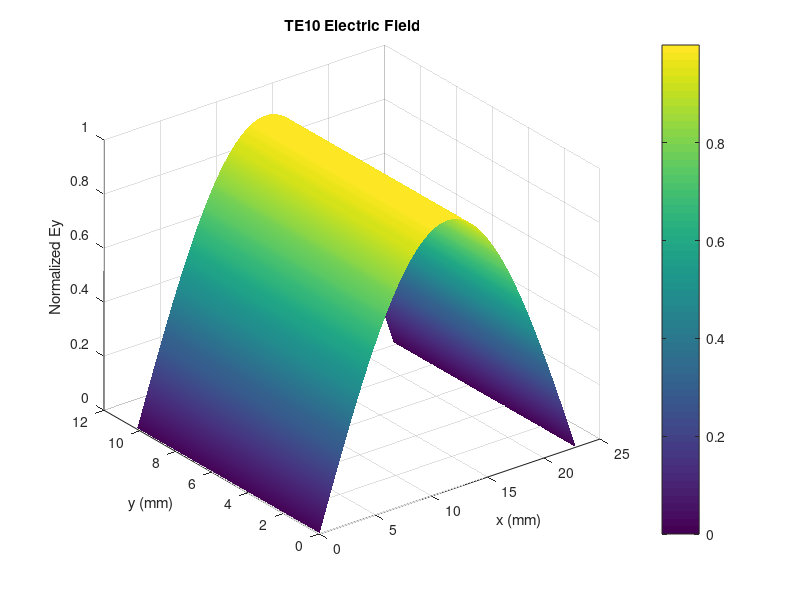
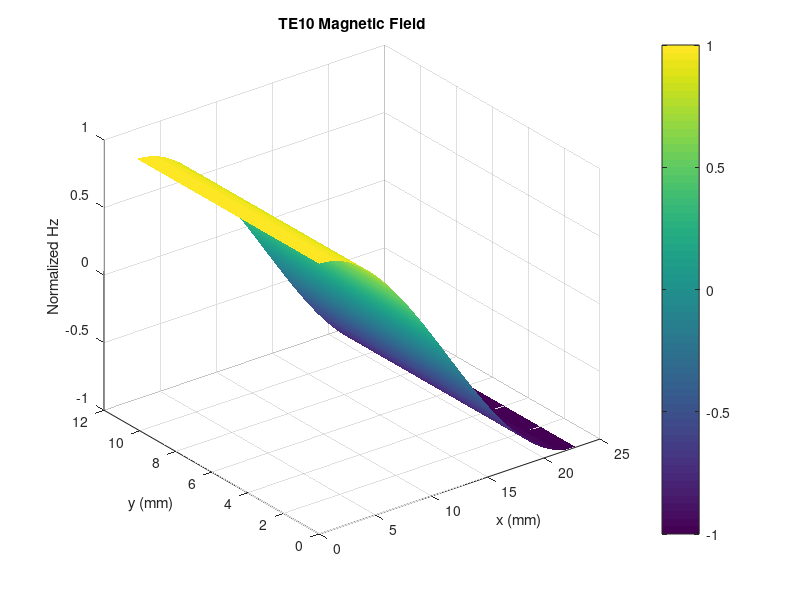
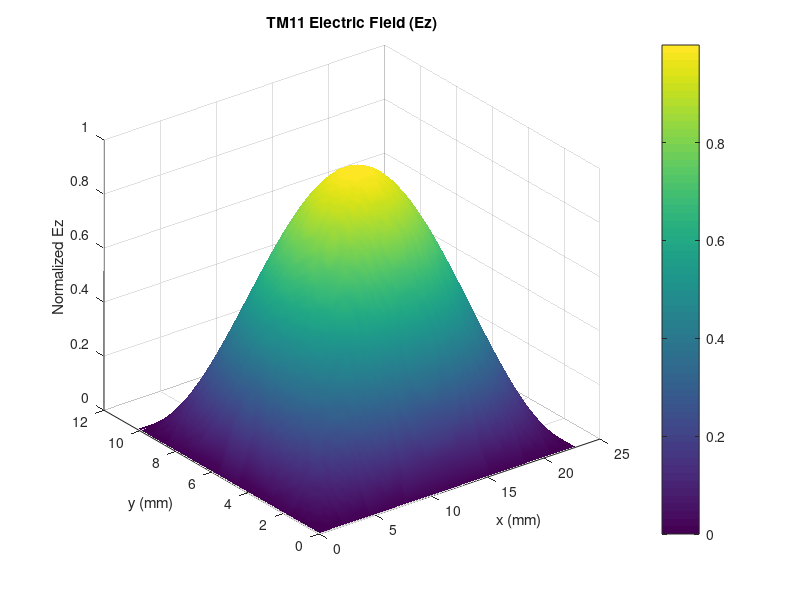
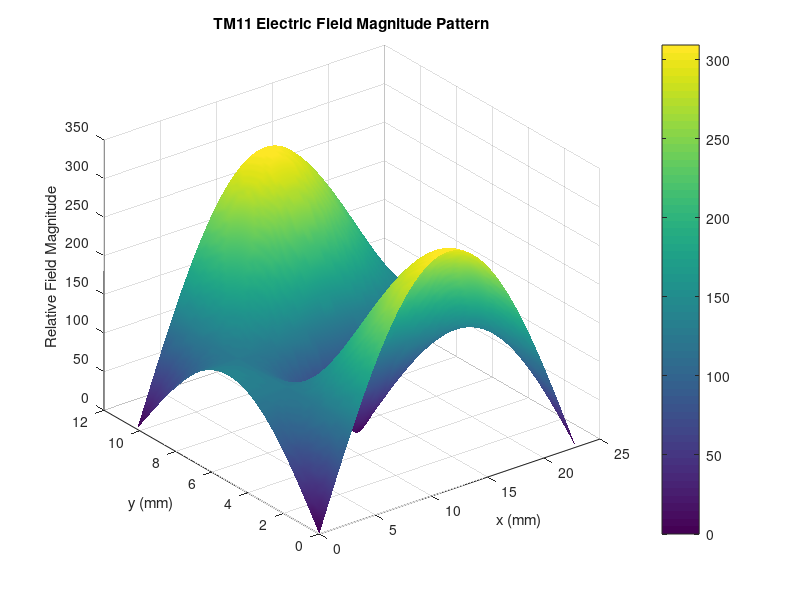

These charts were generated, in order, by the following MATLAB code:

clc;
clear;
close all;

% WR-90 Waveguide Parameters
a = 22.86e-3;
b = 10.16e-3;
f = 10e9;
c = 3e8;
mu0 = 4*pi*1e-7;
eps0 = 1/(mu0*c^2);

k0 = 2*pi*f/c;

% Cutoff Frequencies
fc_TE10 = c/(2*a);
fc_TM11 = (c/2)*sqrt((1/a)^2 + (1/b)^2);

% Propagation Constants
kc_TE10 = pi/a;
kc_TM11 = pi*sqrt((1/a)^2 + (1/b)^2);

beta_TE10 = sqrt(k0^2 - kc_TE10^2);
beta_TM11 = sqrt(complex(k0^2 - kc_TM11^2));

% Display Results
fprintf('TE10 vs TM11 MODE COMPARISON\n\n');

fprintf('TE10 Cutoff Frequency = %.4f GHz\n', ...
    fc_TE10/1e9);
fprintf('TM11 Cutoff Frequency = %.4f GHz\n', ...
    fc_TM11/1e9);

fprintf('\nTE10 Propagation Constant = %.2f rad/m\n', ...
    beta_TE10);
fprintf('TM11 Propagation Constant = %.2f + %.2fi rad/m\n', ...
    real(beta_TM11), imag(beta_TM11));

% Create Coordinate Grid
x = linspace(0,a,100);
y = linspace(0,b,60);
[X,Y] = meshgrid(x,y);

% TE10 Field Patterns (normalized)
Ey_TE10 = sin(pi*X/a);
Hz_TE10 = cos(pi*X/a);

figure;
surf(X*1000,Y*1000,Ey_TE10);
title('TE10 Electric Field');
xlabel('x (mm)');
ylabel('y (mm)');
zlabel('Normalized Ey');
shading interp;
colorbar;

figure;
surf(X*1000,Y*1000,Hz_TE10);
title('TE10 Magnetic Field');
xlabel('x (mm)');
ylabel('y (mm)');
zlabel('Normalized Hz');
shading interp;
colorbar;

% TM11 Field Patterns (normalized)
Ez_TM11 = sin(pi*X/a).*sin(pi*Y/b);

Ex_TM11 = (pi/a)*cos(pi*X/a).*sin(pi*Y/b);
Ey_TM11 = (pi/b)*sin(pi*X/a).*cos(pi*Y/b);

E_TM11 = sqrt(Ex_TM11.^2 + Ey_TM11.^2 + Ez_TM11.^2);

figure;
surf(X*1000,Y*1000,Ez_TM11);
title('TM11 Electric Field (Ez)');
xlabel('x (mm)');
ylabel('y (mm)');
zlabel('Normalized Ez');
shading interp;
colorbar;

figure;
surf(X*1000,Y*1000,E_TM11);
title('TM11 Electric Field Magnitude Pattern');
xlabel('x (mm)');
ylabel('y (mm)');
zlabel('Relative Field Magnitude');
shading interp;
colorbar;

% Mode Decision
fprintf('\nMODE DECISION:\n');

if f > fc_TE10
    fprintf('TE10 propagates at 10 GHz.\n');
else
    fprintf('TE10 is below cutoff.\n');
end

if f > fc_TM11
    fprintf('TM11 propagates at 10 GHz.\n');
else
    fprintf('TM11 is below cutoff and is evanescent.\n');
end

% Optional HFSS comparison
fc_sim_TE10 = input('\nEnter HFSS TE10 cutoff (GHz): ')*1e9;
fc_sim_TM11 = input('Enter HFSS TM11 cutoff (GHz): ')*1e9;

dev_TE10 = abs(fc_sim_TE10-fc_TE10)/fc_TE10*100;
dev_TM11 = abs(fc_sim_TM11-fc_TM11)/fc_TM11*100;

fprintf('\nPercentage Deviation:\n');
fprintf('TE10 = %.4f %%\n',dev_TE10);
fprintf('TM11 = %.4f %%\n',dev_TM11);
